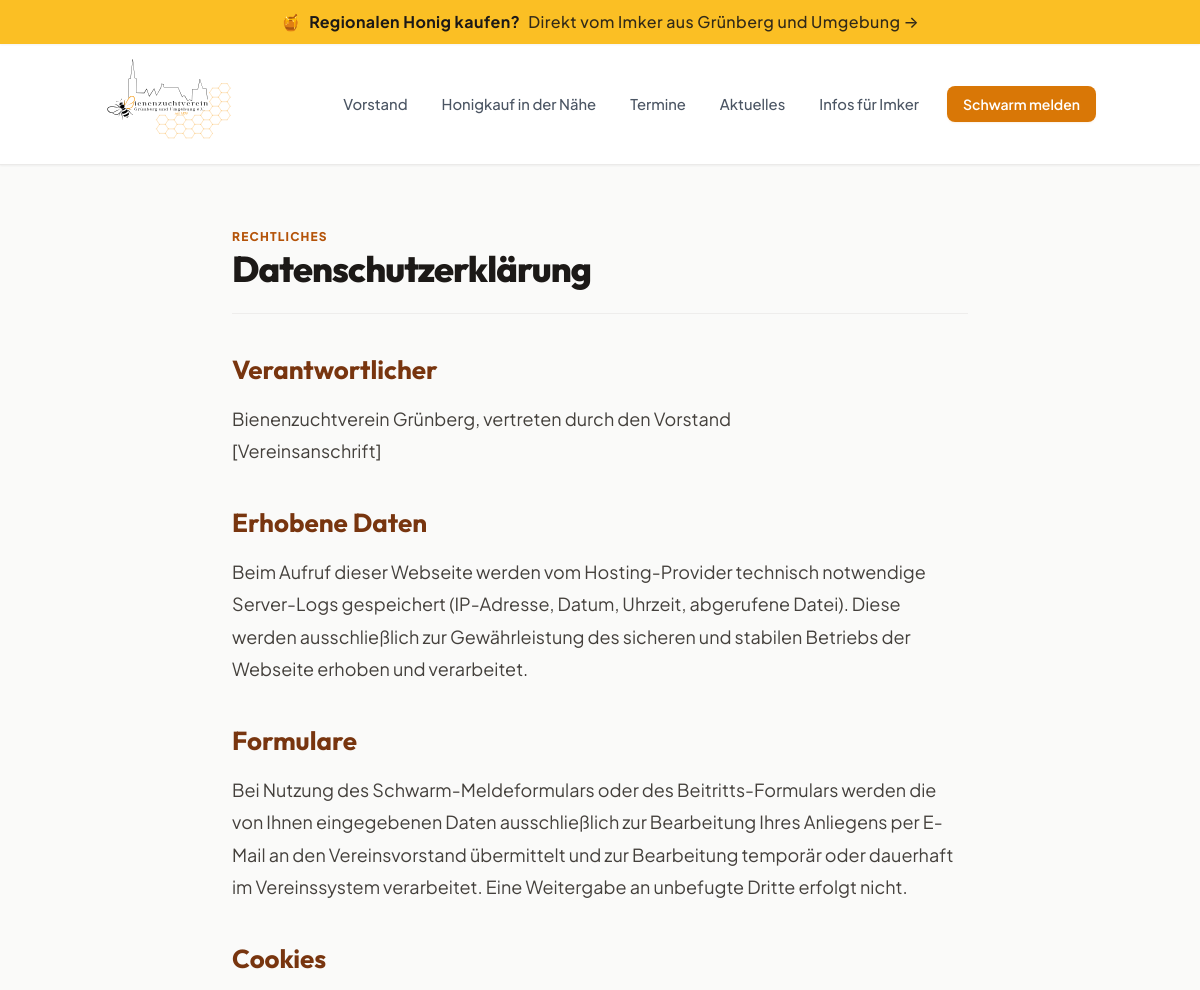
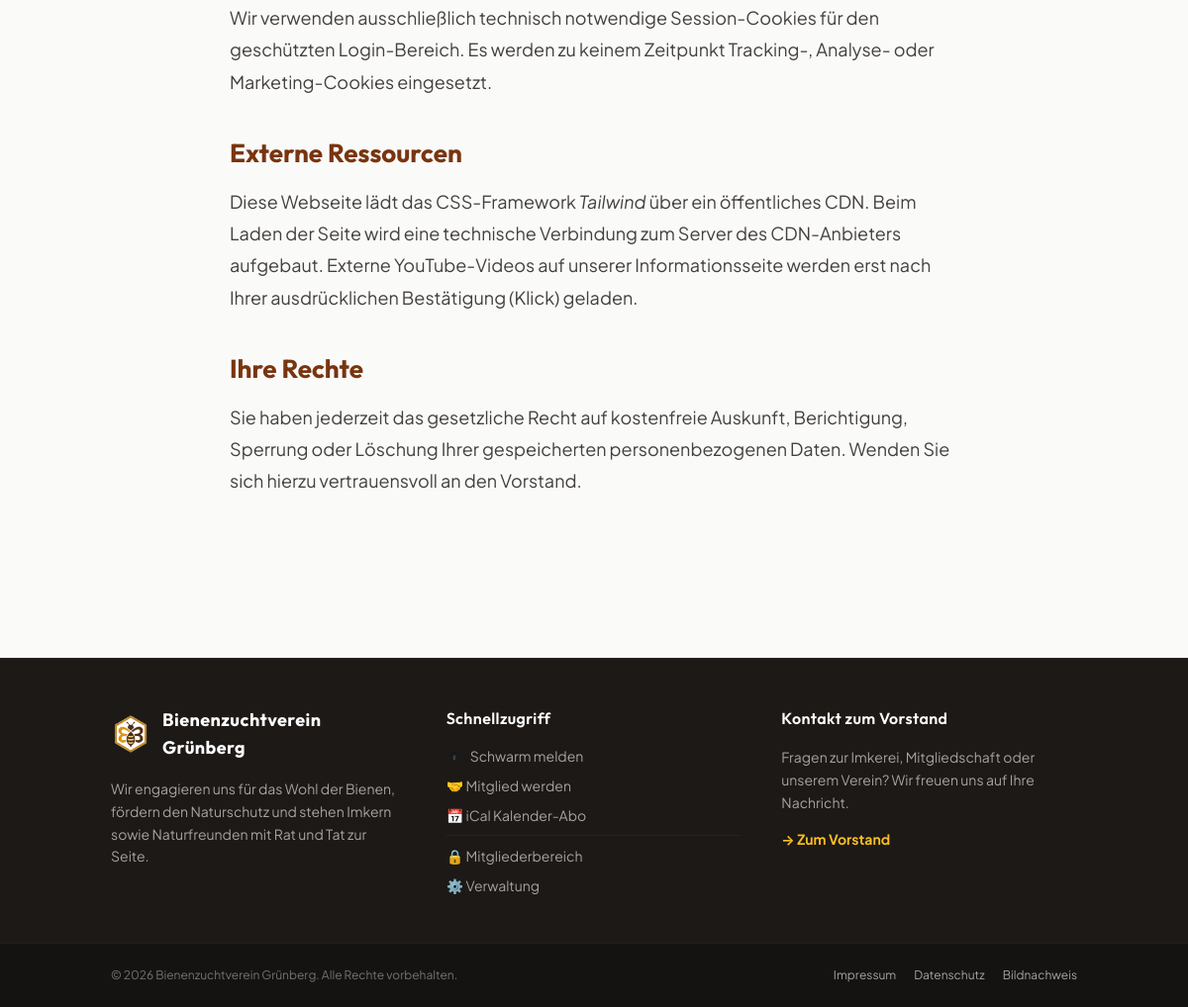
The page /datenschutz.php on the database its author committed (2 pictures, top to bottom).
### tables this page shows
CREATE TABLE page_blocks (
    slug          VARCHAR(100) NOT NULL,
    title         VARCHAR(255) DEFAULT NULL,
    body          MEDIUMTEXT,
    updated_at    DATETIME NOT NULL DEFAULT CURRENT_TIMESTAMP ON UPDATE CURRENT_TIMESTAMP,
    updated_by    INT UNSIGNED DEFAULT NULL,
    PRIMARY KEY (slug)
);

### library/Helpers.php (called while the page is built, shortened)
<?php
function h(?string $s): string
{
    return htmlspecialchars((string)$s, ENT_QUOTES | ENT_SUBSTITUTE, 'UTF-8');
}
function clean_html(?string $html): string
{
    $allowed = '<p><br><strong><em><b><i><u><ul><ol><li><a><h1><h2><h3><h4><blockquote><div><del><pre><code>';
    $clean = strip_tags($html, $allowed);
    $clean = preg_replace_callback('/<a\s+([^>]*)>/i', static function ($m) {
        $attrs = $m[1];
        $href  = '';
        if (preg_match('/href\s*=\s*"([^"]*)"/i', $attrs, $hm)) $href = $hm[1];
        elseif (preg_match("/href\s*=\s*'([^']*)'/i", $attrs, $hm)) $href = $hm[1];
        if (!preg_match('#^(https?:|mailto:|tel:|/)#i', $href)) {
            return '';
        }
        $title  = '';
        if (preg_match('/title\s*=\s*"([^"]*)"/i', $attrs, $tm)) $title = $tm[1];
        $target = (preg_match('/target\s*=\s*"_blank"/i', $attrs)) ? ' target="_blank" rel="noopener noreferrer"' : '';
        return '<a href="' . h($href) . '"' . ($title ? ' title="' . h($title) . '"' : '') . $target . '>';
    }, $clean) ?? '';
    return $clean;
}
function nav_active(string $path, string $current): string
{
    return ($path === $current) ? ' aria-current="page" class="font-semibold text-amber-700"' : '';
}
function webcal_url(string $path = '/termine.ics'): string
{
    $host = $_SERVER['HTTP_HOST'] ?? 'bienenzuchtverein-gruenberg.de';
    return 'webcal://' . $host . $path;
}
function block(string $slug, string $default = ''): string
{
    static $cache = [];
    if (!array_key_exists($slug, $cache)) {
        try {
            $stmt = Database::pdo()->prepare("SELECT body FROM page_blocks WHERE slug = ?");
            $stmt->execute([$slug]);
            $cache[$slug] = $stmt->fetchColumn();
        } catch (Throwable $e) {
            $cache[$slug] = false;
        }
    }
    return $cache[$slug] !== false ? (string)$cache[$slug] : $default;
}
function block_html(string $slug, string $default = ''): string
{
    return clean_html(block($slug, $default));
}
function lib_autoload(string $class): void
{
    $file = __DIR__ . '/' . $class . '.php';
}

### library/Database.php (called while the page is built, shortened)
<?php
final class Database
{
    private static ?PDO $pdo = null;
    public static function pdo(): PDO
    {
        if (self::$pdo !== null) {
            return self::$pdo;
        }
        if (defined('DB_SOCKET') && DB_SOCKET) {
            $dsn = sprintf('mysql:unix_socket=%s;dbname=%s;charset=utf8mb4', DB_SOCKET, DB_NAME);
        } else {
            $dsn = sprintf('mysql:host=%s;port=%d;dbname=%s;charset=utf8mb4',
                DB_HOST, DB_PORT, DB_NAME);
        }
        self::$pdo = new PDO($dsn, DB_USER, DB_PASS, [
            PDO::ATTR_ERRMODE            => PDO::ERRMODE_EXCEPTION,
            PDO::ATTR_DEFAULT_FETCH_MODE => PDO::FETCH_ASSOC,
            PDO::ATTR_EMULATE_PREPARES   => false,
            (defined('Pdo\Mysql::ATTR_INIT_COMMAND') ? \Pdo\Mysql::ATTR_INIT_COMMAND : PDO::MYSQL_ATTR_INIT_COMMAND)
                => 'SET NAMES utf8mb4 COLLATE utf8mb4_unicode_ci',
        ]);
        return self::$pdo;
    }
}

### library/Templates.php (the view, shortened to what this page needs)
<?php
final class Templates
{
    public static function header(string $pageTitle = '', string $currentPath = '/'): void
    {
        ?>
<!DOCTYPE html>
<html lang="de" class="scroll-smooth">
<head>
    <script src="https://cdn.tailwindcss.com"></script>
</head>
<body class="min-h-screen bg-stone-50 text-stone-900 font-sans flex flex-col antialiased">
<a href="/imker.php" class="relative block bg-gradient-to-r from-amber-400 via-honey-400 to-amber-400 text-stone-900 text-center py-2.5 px-4 font-bold tracking-wide shadow-sm hover:brightness-105 transition duration-150 z-50">
  <div class="max-w-5xl mx-auto flex items-center justify-center gap-2 text-sm sm:text-base">
    <span class="text-base">🍯</span>
    <span data-edit-resource="page_blocks" data-edit-id="banner.honig.text">
      <?= h(block('banner.honig.text', 'Regionalen Honig kaufen?')) ?>
    </span>
    <span class="hidden sm:inline font-medium text-stone-900/90" data-edit-resource="page_blocks" data-edit-id="banner.honig.suffix">
      <?= h(block('banner.honig.suffix', 'Direkt vom Imker aus Grünberg und Umgebung →')) ?>
    </span>
  </div>
</a>
<header class="sticky top-0 bg-white/90 backdrop-blur-md border-b border-stone-200/80 shadow-sm z-40 transition-all duration-300">
  <div class="max-w-5xl mx-auto px-4 py-3 flex items-center justify-between">
    <a href="/" class="flex items-center group" aria-label="Zur Startseite">
      <img src="/assets/logo.svg" alt="<?= h(SITE_NAME) ?>"
           class="h-20 md:h-24 w-auto group-hover:scale-[1.02] transition-transform duration-200"
           width="1836" height="1336">
    </a>
    <nav class="hidden md:flex items-center gap-1.5">
      <a href="/vorstand.php"<?= nav_active('/vorstand.php', $currentPath) ?>>Vorstand</a>
      <a href="/imker.php"<?= nav_active('/imker.php', $currentPath) ?>>Honigkauf in der Nähe</a>
      <a href="/termine.php"<?= nav_active('/termine.php', $currentPath) ?>>Termine</a>
      <a href="/aktuelles.php"<?= nav_active('/aktuelles.php', $currentPath) ?>>Aktuelles</a>
      <a href="/infos.php"<?= nav_active('/infos.php', $currentPath) ?>>Infos für Imker</a>
      <a href="/schwarm.php" class="ml-2 bg-amber-600 hover:bg-amber-700 text-white font-semibold px-4 py-2 rounded-lg text-sm transition-all shadow-sm hover:shadow shadow-amber-600/10">Schwarm melden</a>
    </nav>
  </div>
</header>
<main class="flex-1">
<?php
    }
    public static function footer(): void
    {
        ?>
</main>
<footer class="mt-20 bg-stone-900 border-t border-stone-800 text-stone-400 text-sm">
  <div class="max-w-5xl mx-auto px-6 py-12 grid sm:grid-cols-3 gap-10">
    <div class="space-y-4">
      <div class="flex items-center gap-3">
        <img src="/assets/favicon.png" alt="" class="w-10 h-10 object-contain shrink-0" width="256" height="256">
        <span class="font-display font-bold text-white text-lg tracking-wide"><?= h(SITE_NAME) ?></span>
      </div>
      <p class="text-stone-400 leading-relaxed max-w-xs">
        Wir engagieren uns für das Wohl der Bienen, fördern den Naturschutz und stehen Imkern sowie Naturfreunden mit Rat und Tat zur Seite.
      </p>
    </div>
    <div>
      <div class="font-display font-semibold text-white text-base tracking-wide mb-4" data-edit-resource="page_blocks" data-edit-id="footer.quicklinks.title">
        <?= h(block('footer.quicklinks.title', 'Schnellzugriff')) ?>
      </div>
      <ul class="space-y-2.5">
        <li><a href="/schwarm.php" class="hover:text-amber-400 transition-colors flex items-center gap-2"><img src="/assets/bee.svg" alt="" class="w-4 h-4">Schwarm melden</a></li>
        <li><a href="/mitglied-werden.php" class="hover:text-amber-400 transition-colors flex items-center gap-2">🤝 Mitglied werden</a></li>
        <li><a href="<?= h(webcal_url('/termine.ics')) ?>" class="hover:text-amber-400 transition-colors flex items-center gap-2">📅 iCal Kalender-Abo</a></li>
        <li><a href="/mitglieder/" class="hover:text-amber-400 transition-colors flex items-center gap-2 border-t border-stone-800/80 pt-2.5 mt-2">🔒 Mitgliederbereich</a></li>
        <li><a href="/admin/login.php" class="hover:text-amber-400 transition-colors flex items-center gap-2">⚙️ Verwaltung</a></li>
      </ul>
    </div>
    <div class="space-y-4">
      <div class="font-display font-semibold text-white text-base tracking-wide" data-edit-resource="page_blocks" data-edit-id="footer.kontakt.title">
        <?= h(block('footer.kontakt.title', 'Kontakt zum Vorstand')) ?>
      </div>
      <p class="text-stone-400 leading-relaxed" data-edit-resource="page_blocks" data-edit-id="footer.kontakt.body">
        <?= h(block('footer.kontakt.body', 'Fragen zur Imkerei, Mitgliedschaft oder unserem Verein? Wir freuen uns auf Ihre Nachricht.')) ?>
      </p>
      <a href="/vorstand.php" class="inline-flex items-center gap-2 text-amber-400 hover:text-amber-300 font-bold transition-colors">
        → Zum Vorstand
      </a>
    </div>
  </div>
  <div class="border-t border-stone-800/60 bg-stone-950/40">
    <div class="max-w-5xl mx-auto px-6 py-6 flex flex-col sm:flex-row items-center justify-between gap-4 text-xs">
      <span class="text-stone-500">© <?= date('Y') ?> <?= h(SITE_NAME) ?>. Alle Rechte vorbehalten.</span>
      <span class="space-x-4">
        <a href="/impressum.php" class="hover:text-white transition-colors">Impressum</a>
        <a href="/datenschutz.php" class="hover:text-white transition-colors">Datenschutz</a>
        <a href="/bildnachweis.php" class="hover:text-white transition-colors">Bildnachweis</a>
      </span>
    </div>
  </div>
</footer>
</body>
</html>
<?php
    }
}

### public/datenschutz.php (shortened to what this page needs)
<?php
Templates::header('Datenschutz', '/datenschutz.php');
?>
<section class="max-w-3xl mx-auto px-4 py-12 md:py-16 prose-bzv">
  <div class="border-b border-stone-200/60 pb-6 mb-8">
    <div class="text-xs uppercase tracking-widest text-honey-700 font-extrabold mb-1">Rechtliches</div>
    <h1 class="text-3xl md:text-4xl font-display font-extrabold text-stone-900 tracking-tight">Datenschutzerklärung</h1>
  </div>
  <div data-edit-resource="page_blocks" data-edit-id="datenschutz.body">
    <?= block_html('datenschutz.body', '<p>Bitte im Admin unter „Texte → datenschutz.body" pflegen.</p>') ?>
  </div>
</section>
<?php Templates::footer(); ?>

### library/Templates.php (style rules this page uses)
body { text-rendering: optimizeLegibility; -webkit-font-smoothing: antialiased; }
header nav a { color: #4b5563; padding: 0.5rem 0.875rem; border-radius: 0.5rem; transition: all 0.2s cubic-bezier(0.4, 0, 0.2, 1); font-weight: 500; font-size: 0.925rem; display: inline-flex; align-items: center; gap: 0.25rem; }
.prose-bzv { font-size: 1.0625rem; line-height: 1.8; color: #44403c; }
@media (min-width: 768px) { .prose-bzv { font-size: 1.125rem; } }
.prose-bzv h2 { font-family: 'Outfit', sans-serif; font-size: 1.625rem; font-weight: 700; margin: 2.5rem 0 1rem; color: #78350f; line-height: 1.25; }
.prose-bzv p, .prose-bzv > div { margin: 0 0 1em; line-height: 1.8; color: #44403c; }
.prose-bzv p + p, .prose-bzv > div + div, .prose-bzv p + div, .prose-bzv > div + p { margin-top: 1.8em; }

### rows shown on the page
page_blocks: body "Regionalen Honig kaufen?"
page_blocks: body "Direkt vom Imker aus Grünberg und Umgebung →"
page_blocks: body "Verantwortlicher Bienenzuchtverein Grünberg, vertreten durch den Vorstand [Vereinsanschrift] Erhobene Daten Beim Aufruf dieser Webseite werden vom Hosting-Provider technisch notwendige Server-Logs gespeichert (IP-Adresse, Datum, Uhrzeit, abgerufene Datei). Diese werden ausschließlich zur Gewährleistung des sicheren und stabilen Betriebs der Webseite erhoben und verarbeitet. Formulare Bei Nutzung des Schwarm-Meldeformulars oder des Beitritts-Formulars werden die von Ihnen eingegebenen Daten ausschließlich zur Bearbeitung Ihres Anliegens per E-Mail an den Vereinsvorstand übermittelt und zur Bearbeitung temporär oder dauerhaft im Vereinssystem verarbeitet. Eine Weitergabe an unbefugte Dritte…"
page_blocks: body "Schnellzugriff"
page_blocks: body "Kontakt zum Vorstand"
page_blocks: body "Fragen zur Imkerei, Mitgliedschaft oder unserem Verein? Wir freuen uns auf Ihre Nachricht."

### other values the page prints
SITE_NAME "Bienenzuchtverein Grünberg"
